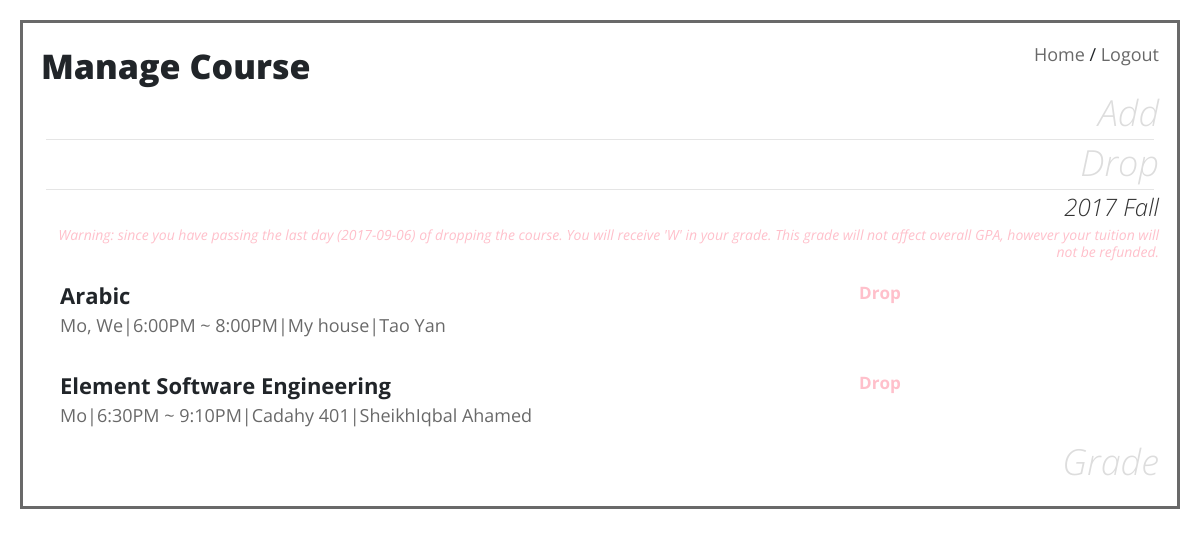
The app's page /studentClassroom/manageCourse.php?menu=1 (signed in) with its own data.
### tables this page shows
CREATE TABLE `semester` (
  `id` int(11) NOT NULL AUTO_INCREMENT,
  `year` int(11) NOT NULL,
  `type` int(11) NOT NULL,
  `start` date NOT NULL,
  `end` date NOT NULL,
  PRIMARY KEY (`id`)
);

CREATE TABLE `stucourse` (
  `id` int(11) NOT NULL AUTO_INCREMENT,
  `student_id` int(11) NOT NULL,
  `course_id` int(11) NOT NULL,
  `semester_id` int(11) NOT NULL,
  `grade` varchar(2) NOT NULL,
  `rating` int(11) NOT NULL,
  `comment` varchar(1024) DEFAULT NULL,
  `read_time` timestamp NOT NULL DEFAULT CURRENT_TIMESTAMP ON UPDATE CURRENT_TIMESTAMP,
  PRIMARY KEY (`id`)
);

CREATE TABLE `addcourse` (
  `id` int(11) NOT NULL AUTO_INCREMENT,
  `course_id` int(11) NOT NULL DEFAULT '0',
  `semcourse_id` int(11) NOT NULL DEFAULT '0',
  `semester_id` int(11) NOT NULL,
  `cname` varchar(45) NOT NULL,
  `cdetail` varchar(1024) NOT NULL,
  `tid` int(11) NOT NULL DEFAULT '0',
  `tfname` varchar(45) NOT NULL,
  `tlname` varchar(45) NOT NULL,
  `room` varchar(45) NOT NULL,
  `week` varchar(7) NOT NULL,
  `cstart` time NOT NULL,
  `cend` time NOT NULL,
  `rating` double NOT NULL,
  `nrating` int(11) NOT NULL,
  PRIMARY KEY (`id`)
);

### src/studentClassroom/securityCheck.php (called while the page is built, shortened)
<?php
try {
    include "../inc/connect_inc.php";
    if (!isset($_SESSION['pq'])) {
        $username = $_COOKIE['username'];
        $p = mysqli_query($db, "SELECT * FROM student WHERE BINARY username ='$username';");
        $pq = mysqli_fetch_assoc($p);
    } else {
        $pq = $_SESSION['pq'];
    }
} catch (Exception $e) {
    require_once "../errorPage/errorPageFunc.php";
    $cls = new errorPageFunc();
    $cls->sendErrMsg($e->getMessage());
}

### src/inc/courseUtil.php (called while the page is built, shortened)
<?php
class courseUtil
{
    private function weekText($wk)
    {
        switch ($wk) {
            case 1:
                return "Mo";
            case 3:
                return "We";
        }
    }
    public function str2week($str)
    {
        $strarr = str_split($str);
        $strbuilder = "";
        for ($i = 0; $i < count($strarr); $i++) {
            $strbuilder .= $this->weekText($strarr[$i] - '0');
            if ($i != count($strarr) - 1) {
                $strbuilder = $strbuilder . ", ";
            }
        }
        return $strbuilder;
    }
    public function semester2str($sem)
    {
        switch ($sem) {
            case "2":
                return "Fall";
        }
    }
    public function shortenTime($time)
    {
        $stringbuilder = "";
        $arr = explode(":", $time);
        $stringbuilder .= (string)(((int)$arr[0] + 11) % 12 + 1);
        $stringbuilder .= ":";
        $stringbuilder .= $arr[1];
        if ((int)$arr[0] >= 12) {
            $stringbuilder .= "PM";
        } else {
            $stringbuilder .= "AM";
        }
        return $stringbuilder;
    }
}

### src/studentClassroom/manageCourse.php (the view, shortened to what this page needs)
<?php include "studentHeaderNoSetting.php"; ?>
<link rel="stylesheet" href="../css/couseMaster.css">
<h1 style="display: block; float:left">Manage Course</h1>
<br>
<div>
    <?php
    try {
        require_once "../inc/courseUtil.php";
        $coursecls = new courseUtil();
        if (isset($_GET['menu']) && $_GET['menu'] < 2) {
            $today = date("Y-m-d");
            $endingdate = date('Y-m-d', strtotime("+6 months", strtotime($today)));
            $seminfo = mysqli_query($db, "SELECT * FROM semester WHERE end > '$today' AND start < '$endingdate';");
        }
        ?>
        <br>
        <div>
            <div>
                <form action="<?= htmlspecialchars($_SERVER['PHP_SELF']) ?>" method="get" id="menu0">
                    <h2 style="cursor: pointer" onclick="document.getElementById('menu0').submit()">Add</h2>
                </form>
                <hr>
            </div>
            <div id="dropCourseTab">
                <form action="<?= htmlspecialchars($_SERVER['PHP_SELF']) ?>" method="get" id="menu1">
                    <h2 style="cursor: pointer" onclick="document.getElementById('menu1').submit()">Drop</h2>
                </form>
                <hr>
                <?php if (isset($_GET['menu']) && $_GET['menu'] == 1) {
                    ?>
                    <div>
                        <?php
                        while ($rowdrop = mysqli_fetch_assoc($seminfo)) {
                            $semester = $rowdrop['id'];
                            $myID = $pq['id'];
                            $myClass = mysqli_query($db, "SELECT * FROM stucourse WHERE student_id=$myID AND semester_id=$semester AND NOT (grade = 'W' OR grade = 'O')");
                            if (mysqli_num_rows($myClass) > 0) {
                                $endingdate1Month = date('Y-m-d', strtotime("+30 days", strtotime($rowdrop['start'])));
                                $endingdatedrop = date('Y-m-d', strtotime("+10 days", strtotime($rowdrop['start'])));
                                ?>
                                <h3><?= $rowdrop['year'] . ' ' . $coursecls->semester2str($rowdrop['type']) ?></h3>
                                    <?php
                                if ($today >= $endingdate1Month) {
                                    ?>
                                    <span class="results noresult" style="line-height: 120%">Warning: since you have passing the last day
                                (<?= $endingdatedrop ?>) of dropping the course.
                        You will receive 'W' in your grade. This grade will not affect overall GPA, however your tuition will not be refunded.</span>
                                    <?php
                                }
                                while ($rows = mysqli_fetch_assoc($myClass)) {
                                    $course_id = $rows['course_id'];
                                    $row = mysqli_fetch_assoc(mysqli_query($db, "SELECT * FROM addcourse WHERE course_id=$course_id AND semester_id=$semester"));
                                    ?>
                                    <div class="container-fluid">
                                        <div class="row">
                                            <div class="col-sm-9 csdetail">
                                            <span class="course">
                                                <?php
                                                echo $row['cname'];
                                                ?>
                                            </span>
                                                <br>
                                                <span class="coursedetail">
                                    <?php
                                    echo $coursecls->str2week($row['week']) . "|";
                                    echo $coursecls->shortenTime($row['cstart']) . " ~ " . $coursecls->shortenTime($row['cend']) . "|";
                                    echo $row['room'] . "|";
                                    echo $row['tfname'] . ' ' . $row['tlname'];
                                    echo '<br>';
                                    ?>
                                </span>
                                            </div>
                                            <div class="col-sm-3" style="padding: 15px; cursor: pointer;">
                                                <span class="classdrop" id="classdrop<?= $course_id ?>"
                                                      onclick="document.getElementById('classdrop<?= $course_id ?>').style.display='none';
                                                              document.getElementById('classdropconfirm<?= $course_id ?>').style.display='inline';
                                                              setTimeout(function(){document.getElementById('classdropconfirm<?= $course_id ?>').innerHTML='No?'},5000);
                                                              setTimeout(function(){document.getElementById('classdrop<?= $course_id ?>').style.display='inline';
                                                              document.getElementById('classdropconfirm<?= $course_id ?>').style.display='none';
                                                              document.getElementById('classdropconfirm<?= $course_id ?>').innerHTML='Drop?';},8000
                                                              )">Drop</span>
                                            </div>
                                        </div>
                                    </div>
                                    <?
                                }
                            }
                        }
                            ?>
                    </div>
                    <?php
                } ?>
            </div>
            <form action="<?= htmlspecialchars($_SERVER['PHP_SELF']) ?>" method="get" id="menu2">
                <h2 style="cursor: pointer" onclick="document.getElementById('menu2').submit()">Grade</h2>
            </form>
        </div>
        <?php
    } catch (Exception $e) {
        require_once "../errorPage/errorPageFunc.php";
        $cls = new errorPageFunc();
        $cls->sendErrMsg($e->getMessage());
    }
    ?>
</div>
<?php include "studentFooter.php"; ?>

### src/studentClassroom/studentHeaderNoSetting.php (shortened to what this page needs)
<!DOCTYPE html>
<html lang="en">
<head>
    <link rel="stylesheet" href="../css/reset.css">
    <link rel="stylesheet" href="https://maxcdn.bootstrapcdn.com/bootstrap/4.0.0-beta.2/css/bootstrap.min.css"
>
    <link rel="stylesheet" href="../css/overall.css">
</head>
<body>
<?php
require "securityCheck.php";
?>
<div class="panel">
    <div class="nav">
        <a href="studentMain.php">Home</a>
        / <a href="../loginSystem/logout.php">Logout</a>
    </div>

### src/studentClassroom/studentFooter.php
</div>
</body>
</html>

### src/css/overall.css (style rules this page uses)
html, html * { font-family: 'Open Sans', sans-serif; -webkit-transition: color 1s, border 1s; -moz-transition: color 1s, border 1s; -ms-transition: color 1s, border 1s; -o-transition: color 1s, border 1s; transition: color 1s, border 1s; }
body { font-size: 18px; }
h1 { font-weight: 900; font-size: 34px; line-height: 150%; }
h2 { font-style: italic; font-weight: 100; font-size: 36px; line-height: 100%; color: #ddd; text-align: right; cursor: default; }
h3 { font-style: italic; font-weight: 100; font-size: 24px; line-height: 100%; color: #333333; text-align: right; }
.panel { margin: 20px; padding: 1em; border: 3px dimgray solid; }
.nav { float: right; display: inline-block; }
a, a:visited { color: dimgray; text-decoration: none; }
hr { margin: 5px; }

### src/css/couseMaster.css (style rules this page uses)
.course { font-size: 22px; font-weight: 700; }
.coursedetail { color: dimgray; }
.csdetail { padding: 15px; border-left: 4px white double; max-width: 800px; display: inline-block; -webkit-transition: border .5s; -moz-transition: border .5s; -ms-transition: border .5s; -o-transition: border .5s; transition: border .5s; }
.results { font-size: 14px; font-style: italic; text-align: right; color: lightgray; line-height: 100%; }
.noresult { color: pink; display: inline-block; }
.classdrop, .classdrop:visited { color: pink; font-size: 95%; margin: 0; padding: 2px; font-weight: 700; cursor: pointer; border: 1px white dashed; background: white; -webkit-transition: color 1s, border 2s; -moz-transition: color 1s, border 2s; -ms-transition: color 1s, border 2s; -o-transition: color 1s, border 2s; transition: color 1s, border 2s; }

### records on screen
semester: year "2017", type "Fall", start "2017-09-06"
stucourse: addcourse.cname "Arabic", addcourse.week "Mo, We", addcourse.cstart "6:00PM", addcourse.cend "8:00PM", addcourse.room "My house", addcourse.tfname "Tao", addcourse.tlname "Yan"
stucourse: addcourse.cname "Element Software Engineering", addcourse.week "Mo", addcourse.cstart "6:30PM", addcourse.cend "9:10PM", addcourse.room "Cadahy 401", addcourse.tfname "SheikhIqbal", addcourse.tlname "Ahamed"
